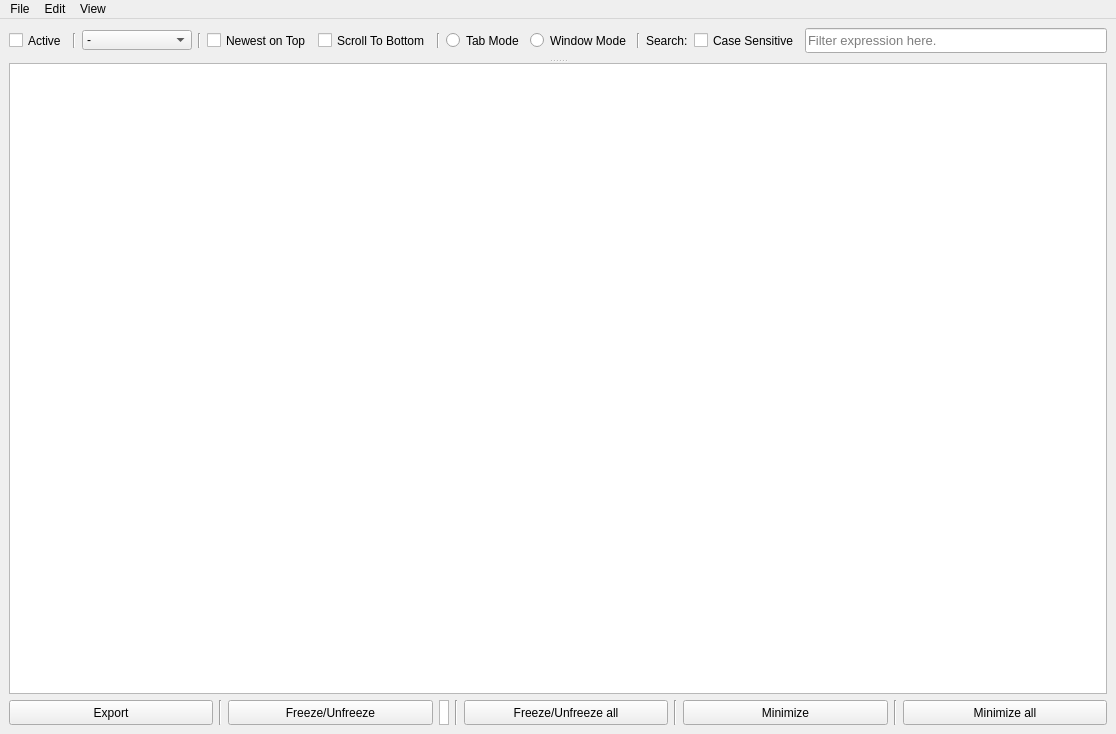
<?xml version="1.0" encoding="UTF-8"?>
<ui version="4.0">
 <class>MainWindow</class>
 <widget class="QMainWindow" name="MainWindow">
  <property name="geometry">
   <rect>
    <x>0</x>
    <y>0</y>
    <width>1116</width>
    <height>734</height>
   </rect>
  </property>
  <property name="windowTitle">
   <string>MainWindow</string>
  </property>
  <widget class="QWidget" name="centralwidget">
   <layout class="QGridLayout" name="gridLayout">
    <item row="0" column="0">
     <layout class="QVBoxLayout" name="verticalLayout">
      <item>
       <layout class="QHBoxLayout" name="fw_taskBarLayout">
        <item>
         <widget class="QCheckBox" name="fw_activeCheckBox">
          <property name="maximumSize">
           <size>
            <width>16777215</width>
            <height>25</height>
           </size>
          </property>
          <property name="text">
           <string>Active</string>
          </property>
         </widget>
        </item>
        <item>
         <widget class="Line" name="activeClientStateLine">
          <property name="maximumSize">
           <size>
            <width>16777215</width>
            <height>15</height>
           </size>
          </property>
          <property name="orientation">
           <enum>Qt::Vertical</enum>
          </property>
         </widget>
        </item>
        <item>
         <widget class="QComboBox" name="fw_clientStateComboBox">
          <property name="maximumSize">
           <size>
            <width>16777215</width>
            <height>20</height>
           </size>
          </property>
          <item>
           <property name="text">
            <string>-</string>
           </property>
          </item>
          <item>
           <property name="text">
            <string>Live</string>
           </property>
          </item>
          <item>
           <property name="text">
            <string>To File</string>
           </property>
          </item>
          <item>
           <property name="text">
            <string>To Ring File</string>
           </property>
          </item>
          <item>
           <property name="text">
            <string>To Shared File</string>
           </property>
          </item>
          <item>
           <property name="text">
            <string>To Parent</string>
           </property>
          </item>
          <item>
           <property name="text">
            <string>To Global</string>
           </property>
          </item>
         </widget>
        </item>
        <item>
         <widget class="Line" name="clientStateNewestOnTopLine">
          <property name="maximumSize">
           <size>
            <width>16777215</width>
            <height>15</height>
           </size>
          </property>
          <property name="orientation">
           <enum>Qt::Vertical</enum>
          </property>
         </widget>
        </item>
        <item>
         <widget class="QCheckBox" name="fw_newestOnTopCheckBox">
          <property name="sizePolicy">
           <sizepolicy hsizetype="Minimum" vsizetype="Fixed">
            <horstretch>0</horstretch>
            <verstretch>1</verstretch>
           </sizepolicy>
          </property>
          <property name="maximumSize">
           <size>
            <width>16777215</width>
            <height>25</height>
           </size>
          </property>
          <property name="text">
           <string>Newest on Top</string>
          </property>
         </widget>
        </item>
        <item>
         <widget class="QCheckBox" name="fw_scrollToBottomCheckBox">
          <property name="sizePolicy">
           <sizepolicy hsizetype="Minimum" vsizetype="Fixed">
            <horstretch>0</horstretch>
            <verstretch>1</verstretch>
           </sizepolicy>
          </property>
          <property name="maximumSize">
           <size>
            <width>16777215</width>
            <height>25</height>
           </size>
          </property>
          <property name="text">
           <string>Scroll To Bottom</string>
          </property>
         </widget>
        </item>
        <item>
         <widget class="Line" name="scrollToBottomTabModeLine">
          <property name="maximumSize">
           <size>
            <width>16777215</width>
            <height>15</height>
           </size>
          </property>
          <property name="orientation">
           <enum>Qt::Vertical</enum>
          </property>
         </widget>
        </item>
        <item>
         <widget class="QRadioButton" name="fw_tabModeRadio">
          <property name="sizePolicy">
           <sizepolicy hsizetype="Minimum" vsizetype="Fixed">
            <horstretch>0</horstretch>
            <verstretch>1</verstretch>
           </sizepolicy>
          </property>
          <property name="maximumSize">
           <size>
            <width>16777215</width>
            <height>25</height>
           </size>
          </property>
          <property name="text">
           <string>Tab Mode</string>
          </property>
         </widget>
        </item>
        <item>
         <widget class="QRadioButton" name="fw_windowModeRadio">
          <property name="sizePolicy">
           <sizepolicy hsizetype="Minimum" vsizetype="Fixed">
            <horstretch>0</horstretch>
            <verstretch>1</verstretch>
           </sizepolicy>
          </property>
          <property name="maximumSize">
           <size>
            <width>16777215</width>
            <height>25</height>
           </size>
          </property>
          <property name="text">
           <string>Window Mode</string>
          </property>
         </widget>
        </item>
        <item>
         <widget class="Line" name="line">
          <property name="maximumSize">
           <size>
            <width>16777215</width>
            <height>15</height>
           </size>
          </property>
          <property name="orientation">
           <enum>Qt::Vertical</enum>
          </property>
         </widget>
        </item>
        <item>
         <widget class="QLabel" name="label">
          <property name="maximumSize">
           <size>
            <width>16777215</width>
            <height>25</height>
           </size>
          </property>
          <property name="text">
           <string>Search:</string>
          </property>
         </widget>
        </item>
        <item>
         <widget class="QCheckBox" name="fw_caseSensitiveCheckBox">
          <property name="maximumSize">
           <size>
            <width>16777215</width>
            <height>25</height>
           </size>
          </property>
          <property name="text">
           <string>Case Sensitive</string>
          </property>
         </widget>
        </item>
        <item>
         <widget class="QLineEdit" name="fw_inputFilter">
          <property name="sizePolicy">
           <sizepolicy hsizetype="Expanding" vsizetype="Expanding">
            <horstretch>0</horstretch>
            <verstretch>0</verstretch>
           </sizepolicy>
          </property>
          <property name="minimumSize">
           <size>
            <width>150</width>
            <height>25</height>
           </size>
          </property>
          <property name="maximumSize">
           <size>
            <width>1650505</width>
            <height>25</height>
           </size>
          </property>
          <property name="font">
           <font>
            <pointsize>10</pointsize>
           </font>
          </property>
          <property name="placeholderText">
           <string>Filter expression here.</string>
          </property>
         </widget>
        </item>
       </layout>
      </item>
      <item>
       <widget class="QSplitter" name="splitter">
        <property name="orientation">
         <enum>Qt::Vertical</enum>
        </property>
        <widget class="QWidget" name="layoutWidget">
         <layout class="QGridLayout" name="mainContentGrid" rowminimumheight="0">
          <property name="sizeConstraint">
           <enum>QLayout::SetDefaultConstraint</enum>
          </property>
         </layout>
        </widget>
        <widget class="QPlainTextEdit" name="fw_logDetailInput">
         <property name="sizePolicy">
          <sizepolicy hsizetype="Expanding" vsizetype="Expanding">
           <horstretch>0</horstretch>
           <verstretch>5</verstretch>
          </sizepolicy>
         </property>
         <property name="minimumSize">
          <size>
           <width>0</width>
           <height>80</height>
          </size>
         </property>
         <property name="maximumSize">
          <size>
           <width>16777215</width>
           <height>16777215</height>
          </size>
         </property>
        </widget>
       </widget>
      </item>
      <item>
       <layout class="QHBoxLayout" name="fw_buttonBarLayout">
        <property name="sizeConstraint">
         <enum>QLayout::SetFixedSize</enum>
        </property>
        <item>
         <widget class="QPushButton" name="fw_exportButton">
          <property name="maximumSize">
           <size>
            <width>16777215</width>
            <height>30</height>
           </size>
          </property>
          <property name="text">
           <string>Export</string>
          </property>
         </widget>
        </item>
        <item>
         <widget class="Line" name="exportLine">
          <property name="maximumSize">
           <size>
            <width>16777215</width>
            <height>30</height>
           </size>
          </property>
          <property name="orientation">
           <enum>Qt::Vertical</enum>
          </property>
         </widget>
        </item>
        <item>
         <widget class="QPushButton" name="fw_freezeButton">
          <property name="maximumSize">
           <size>
            <width>16777215</width>
            <height>30</height>
           </size>
          </property>
          <property name="text">
           <string>Freeze/Unfreeze</string>
          </property>
         </widget>
        </item>
        <item>
         <widget class="QPlainTextEdit" name="fw_freezeState">
          <property name="enabled">
           <bool>true</bool>
          </property>
          <property name="maximumSize">
           <size>
            <width>10</width>
            <height>25</height>
           </size>
          </property>
          <property name="font">
           <font>
            <kerning>false</kerning>
           </font>
          </property>
          <property name="focusPolicy">
           <enum>Qt::NoFocus</enum>
          </property>
          <property name="acceptDrops">
           <bool>false</bool>
          </property>
          <property name="verticalScrollBarPolicy">
           <enum>Qt::ScrollBarAlwaysOff</enum>
          </property>
          <property name="horizontalScrollBarPolicy">
           <enum>Qt::ScrollBarAlwaysOff</enum>
          </property>
          <property name="documentTitle">
           <string notr="true"/>
          </property>
          <property name="undoRedoEnabled">
           <bool>false</bool>
          </property>
          <property name="lineWrapMode">
           <enum>QPlainTextEdit::NoWrap</enum>
          </property>
          <property name="readOnly">
           <bool>true</bool>
          </property>
          <property name="textInteractionFlags">
           <set>Qt::NoTextInteraction</set>
          </property>
         </widget>
        </item>
        <item>
         <widget class="Line" name="freezeUnfreezeLine">
          <property name="maximumSize">
           <size>
            <width>16777215</width>
            <height>30</height>
           </size>
          </property>
          <property name="orientation">
           <enum>Qt::Vertical</enum>
          </property>
         </widget>
        </item>
        <item>
         <widget class="QPushButton" name="fw_freezeAllButton">
          <property name="maximumSize">
           <size>
            <width>16777215</width>
            <height>30</height>
           </size>
          </property>
          <property name="text">
           <string>Freeze/Unfreeze all</string>
          </property>
         </widget>
        </item>
        <item>
         <widget class="Line" name="line_8">
          <property name="maximumSize">
           <size>
            <width>16777215</width>
            <height>30</height>
           </size>
          </property>
          <property name="orientation">
           <enum>Qt::Vertical</enum>
          </property>
         </widget>
        </item>
        <item>
         <widget class="QPushButton" name="fw_minimizeButton">
          <property name="maximumSize">
           <size>
            <width>16777215</width>
            <height>30</height>
           </size>
          </property>
          <property name="text">
           <string>Minimize</string>
          </property>
         </widget>
        </item>
        <item>
         <widget class="Line" name="line_9">
          <property name="maximumSize">
           <size>
            <width>16777215</width>
            <height>30</height>
           </size>
          </property>
          <property name="orientation">
           <enum>Qt::Vertical</enum>
          </property>
         </widget>
        </item>
        <item>
         <widget class="QPushButton" name="fw_minimizeAllButton">
          <property name="maximumSize">
           <size>
            <width>16777215</width>
            <height>30</height>
           </size>
          </property>
          <property name="text">
           <string>Minimize all</string>
          </property>
         </widget>
        </item>
       </layout>
      </item>
     </layout>
    </item>
   </layout>
  </widget>
  <widget class="QMenuBar" name="menubar">
   <property name="geometry">
    <rect>
     <x>0</x>
     <y>0</y>
     <width>1116</width>
     <height>21</height>
    </rect>
   </property>
   <widget class="QMenu" name="menuFile">
    <property name="title">
     <string>File</string>
    </property>
    <addaction name="actionExport"/>
    <addaction name="actionClose"/>
   </widget>
   <widget class="QMenu" name="menuEdit">
    <property name="title">
     <string>Edit</string>
    </property>
    <addaction name="actionClear"/>
   </widget>
   <widget class="QMenu" name="menuView">
    <property name="title">
     <string>View</string>
    </property>
    <addaction name="actionMinimize"/>
    <addaction name="actionMinimize_All"/>
    <addaction name="separator"/>
    <addaction name="actionArrange_Windows"/>
   </widget>
   <addaction name="menuFile"/>
   <addaction name="menuEdit"/>
   <addaction name="menuView"/>
  </widget>
  <action name="actionExport">
   <property name="text">
    <string>Export</string>
   </property>
   <property name="shortcut">
    <string>Ctrl+S</string>
   </property>
  </action>
  <action name="actionClose">
   <property name="text">
    <string>Close</string>
   </property>
   <property name="shortcut">
    <string>Ctrl+Q</string>
   </property>
  </action>
  <action name="actionClear">
   <property name="text">
    <string>Clear Table</string>
   </property>
   <property name="shortcut">
    <string>Ctrl+E</string>
   </property>
  </action>
  <action name="actionMinimize">
   <property name="text">
    <string>Minimize</string>
   </property>
   <property name="shortcut">
    <string>Ctrl+N</string>
   </property>
  </action>
  <action name="actionMinimize_All">
   <property name="text">
    <string>Minimize All</string>
   </property>
   <property name="shortcut">
    <string>Ctrl+W</string>
   </property>
  </action>
  <action name="actionArrange_Windows">
   <property name="text">
    <string>Arrange Windows</string>
   </property>
   <property name="shortcut">
    <string>F9</string>
   </property>
  </action>
 </widget>
 <resources/>
 <connections>
  <connection>
   <sender>fw_activeCheckBox</sender>
   <signal>clicked()</signal>
   <receiver>MainWindow</receiver>
   <slot>activeCheckBoxClicked()</slot>
   <hints>
    <hint type="sourcelabel">
     <x>57</x>
     <y>80</y>
    </hint>
    <hint type="destinationlabel">
     <x>42</x>
     <y>-25</y>
    </hint>
   </hints>
  </connection>
  <connection>
   <sender>fw_newestOnTopCheckBox</sender>
   <signal>clicked()</signal>
   <receiver>MainWindow</receiver>
   <slot>newestOnTopCheckBoxClicked()</slot>
   <hints>
    <hint type="sourcelabel">
     <x>257</x>
     <y>84</y>
    </hint>
    <hint type="destinationlabel">
     <x>412</x>
     <y>-3</y>
    </hint>
   </hints>
  </connection>
  <connection>
   <sender>fw_scrollToBottomCheckBox</sender>
   <signal>clicked()</signal>
   <receiver>MainWindow</receiver>
   <slot>scrollToBottomCheckBoxClicked()</slot>
   <hints>
    <hint type="sourcelabel">
     <x>363</x>
     <y>80</y>
    </hint>
    <hint type="destinationlabel">
     <x>503</x>
     <y>-15</y>
    </hint>
   </hints>
  </connection>
  <connection>
   <sender>fw_tabModeRadio</sender>
   <signal>clicked()</signal>
   <receiver>MainWindow</receiver>
   <slot>tabModeRadioClicked()</slot>
   <hints>
    <hint type="sourcelabel">
     <x>448</x>
     <y>84</y>
    </hint>
    <hint type="destinationlabel">
     <x>630</x>
     <y>-7</y>
    </hint>
   </hints>
  </connection>
  <connection>
   <sender>fw_windowModeRadio</sender>
   <signal>clicked()</signal>
   <receiver>MainWindow</receiver>
   <slot>windowModeRadioClicked()</slot>
   <hints>
    <hint type="sourcelabel">
     <x>544</x>
     <y>84</y>
    </hint>
    <hint type="destinationlabel">
     <x>782</x>
     <y>-6</y>
    </hint>
   </hints>
  </connection>
  <connection>
   <sender>fw_exportButton</sender>
   <signal>clicked()</signal>
   <receiver>MainWindow</receiver>
   <slot>exportButtonClicked()</slot>
   <hints>
    <hint type="sourcelabel">
     <x>220</x>
     <y>494</y>
    </hint>
    <hint type="destinationlabel">
     <x>242</x>
     <y>647</y>
    </hint>
   </hints>
  </connection>
  <connection>
   <sender>fw_freezeButton</sender>
   <signal>clicked()</signal>
   <receiver>MainWindow</receiver>
   <slot>freezeButtonClicked()</slot>
   <hints>
    <hint type="sourcelabel">
     <x>437</x>
     <y>494</y>
    </hint>
    <hint type="destinationlabel">
     <x>396</x>
     <y>656</y>
    </hint>
   </hints>
  </connection>
  <connection>
   <sender>fw_freezeAllButton</sender>
   <signal>clicked()</signal>
   <receiver>MainWindow</receiver>
   <slot>freezeAllButtonClicked()</slot>
   <hints>
    <hint type="sourcelabel">
     <x>671</x>
     <y>494</y>
    </hint>
    <hint type="destinationlabel">
     <x>516</x>
     <y>656</y>
    </hint>
   </hints>
  </connection>
  <connection>
   <sender>fw_minimizeButton</sender>
   <signal>clicked()</signal>
   <receiver>MainWindow</receiver>
   <slot>minimizeButtonClicked()</slot>
   <hints>
    <hint type="sourcelabel">
     <x>888</x>
     <y>494</y>
    </hint>
    <hint type="destinationlabel">
     <x>696</x>
     <y>666</y>
    </hint>
   </hints>
  </connection>
  <connection>
   <sender>fw_minimizeAllButton</sender>
   <signal>clicked()</signal>
   <receiver>MainWindow</receiver>
   <slot>minimizeAllButtonClicked()</slot>
   <hints>
    <hint type="sourcelabel">
     <x>1089</x>
     <y>494</y>
    </hint>
    <hint type="destinationlabel">
     <x>820</x>
     <y>665</y>
    </hint>
   </hints>
  </connection>
  <connection>
   <sender>fw_inputFilter</sender>
   <signal>textChanged(QString)</signal>
   <receiver>MainWindow</receiver>
   <slot>filterInputTextChanged(QString)</slot>
   <hints>
    <hint type="sourcelabel">
     <x>992</x>
     <y>72</y>
    </hint>
    <hint type="destinationlabel">
     <x>1002</x>
     <y>-11</y>
    </hint>
   </hints>
  </connection>
  <connection>
   <sender>fw_inputFilter</sender>
   <signal>returnPressed()</signal>
   <receiver>MainWindow</receiver>
   <slot>inputFilterEnterPressed()</slot>
   <hints>
    <hint type="sourcelabel">
     <x>1011</x>
     <y>64</y>
    </hint>
    <hint type="destinationlabel">
     <x>1030</x>
     <y>-3</y>
    </hint>
   </hints>
  </connection>
  <connection>
   <sender>actionClose</sender>
   <signal>triggered()</signal>
   <receiver>MainWindow</receiver>
   <slot>close()</slot>
   <hints>
    <hint type="sourcelabel">
     <x>-1</x>
     <y>-1</y>
    </hint>
    <hint type="destinationlabel">
     <x>557</x>
     <y>328</y>
    </hint>
   </hints>
  </connection>
  <connection>
   <sender>actionClear</sender>
   <signal>triggered()</signal>
   <receiver>MainWindow</receiver>
   <slot>clearTable()</slot>
   <hints>
    <hint type="sourcelabel">
     <x>-1</x>
     <y>-1</y>
    </hint>
    <hint type="destinationlabel">
     <x>557</x>
     <y>328</y>
    </hint>
   </hints>
  </connection>
  <connection>
   <sender>actionExport</sender>
   <signal>triggered()</signal>
   <receiver>MainWindow</receiver>
   <slot>exportButtonClicked()</slot>
   <hints>
    <hint type="sourcelabel">
     <x>-1</x>
     <y>-1</y>
    </hint>
    <hint type="destinationlabel">
     <x>557</x>
     <y>328</y>
    </hint>
   </hints>
  </connection>
  <connection>
   <sender>actionMinimize</sender>
   <signal>triggered()</signal>
   <receiver>MainWindow</receiver>
   <slot>minimizeButtonClicked()</slot>
   <hints>
    <hint type="sourcelabel">
     <x>-1</x>
     <y>-1</y>
    </hint>
    <hint type="destinationlabel">
     <x>557</x>
     <y>328</y>
    </hint>
   </hints>
  </connection>
  <connection>
   <sender>actionMinimize_All</sender>
   <signal>triggered()</signal>
   <receiver>MainWindow</receiver>
   <slot>minimizeAllButtonClicked()</slot>
   <hints>
    <hint type="sourcelabel">
     <x>-1</x>
     <y>-1</y>
    </hint>
    <hint type="destinationlabel">
     <x>557</x>
     <y>328</y>
    </hint>
   </hints>
  </connection>
  <connection>
   <sender>actionArrange_Windows</sender>
   <signal>triggered()</signal>
   <receiver>MainWindow</receiver>
   <slot>arrangeWindowsTriggered()</slot>
   <hints>
    <hint type="sourcelabel">
     <x>-1</x>
     <y>-1</y>
    </hint>
    <hint type="destinationlabel">
     <x>557</x>
     <y>328</y>
    </hint>
   </hints>
  </connection>
  <connection>
   <sender>fw_clientStateComboBox</sender>
   <signal>activated(int)</signal>
   <receiver>MainWindow</receiver>
   <slot>clientStateComboBoxChanged(int)</slot>
   <hints>
    <hint type="sourcelabel">
     <x>116</x>
     <y>70</y>
    </hint>
    <hint type="destinationlabel">
     <x>109</x>
     <y>-5</y>
    </hint>
   </hints>
  </connection>
 </connections>
 <slots>
  <slot>activeCheckBoxClicked()</slot>
  <slot>liveCheckBoxClicked()</slot>
  <slot>toFileCheckBoxClicked()</slot>
  <slot>toRingFileCheckBoxClicked()</slot>
  <slot>toParentCheckBoxClicked()</slot>
  <slot>newestOnTopCheckBoxClicked()</slot>
  <slot>scrollToBottomCheckBoxClicked()</slot>
  <slot>tabModeRadioClicked()</slot>
  <slot>windowModeRadioClicked()</slot>
  <slot>exportButtonClicked()</slot>
  <slot>freezeButtonClicked()</slot>
  <slot>freezeAllButtonClicked()</slot>
  <slot>minimizeButtonClicked()</slot>
  <slot>minimizeAllButtonClicked()</slot>
  <slot>filterInputTextChanged(QString)</slot>
  <slot>inputFilterEnterPressed()</slot>
  <slot>toSharedFileCheckBoxClicked()</slot>
  <slot>toGlobalCheckBoxClicked()</slot>
  <slot>clearTable()</slot>
  <slot>arrangeWindowsTriggered()</slot>
  <slot>clientStateComboBoxChanged(int)</slot>
 </slots>
</ui>
